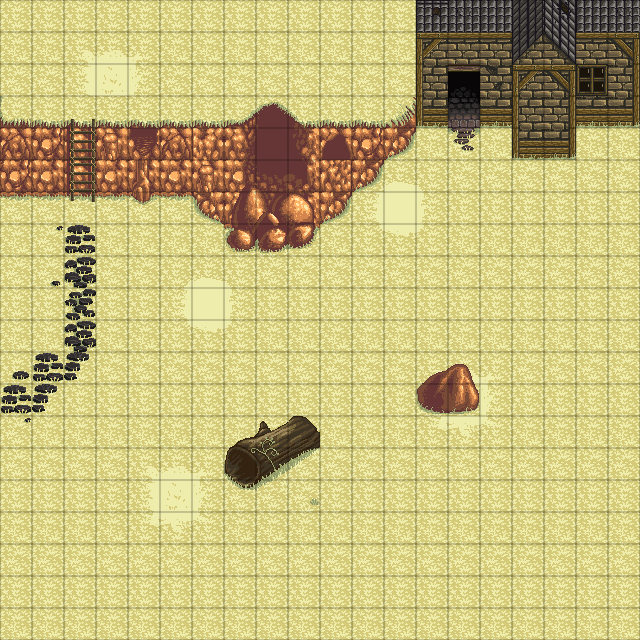

A level layout from a 2D game, rendered from its tile map. Below: a short description, then the map file with tile-grid data replaced by summaries:
An orthogonal 20x20 tile map with 32x32 px tiles, 3 tile layers (Grass, Layer2, Grid), 1 hidden layer not drawn, 5 tilesets and 17 objects.

<map version="1.0" orientation="orthogonal" renderorder="right-down" width="20" height="20" tilewidth="32" tileheight="32">
 <tileset firstgid="1" name="hyptosis_tile-art-batch-1" tilewidth="32" tileheight="32">
  <image source="hyptosis_tile-art-batch-1.png" trans="ff00ff" width="960" height="960" />
 </tileset>
 <tileset firstgid="901" name="hyptosis_til-art-batch-2" tilewidth="32" tileheight="32">
  <image source="hyptosis_til-art-batch-2.png" trans="ff00ff" width="960" height="960" />
 </tileset>
 <tileset firstgid="1801" name="hyptosis_tile-art-batch-3" tilewidth="32" tileheight="32">
  <image source="hyptosis_tile-art-batch-3.png" trans="ff00ff" width="960" height="960" />
 </tileset>
 <tileset firstgid="2701" name="meta_tiles" tilewidth="32" tileheight="32">
  <image source="meta_tiles.png" trans="ff00ff" width="67" height="34" />
  <tile id="0">
   <properties>
    <property name="Collision" value="true" />
   </properties>
  </tile>
 </tileset>
 <tileset firstgid="2703" name="box" tilewidth="32" tileheight="32">
  <image source="box.png" trans="ff00ff" width="32" height="32" />
 </tileset>
 <layer name="Wall" width="20" height="20" visible="0">
  <data>[400 cells, 70 non-empty, 1 distinct tile ids]</data>
 </layer>
 <layer name="Grass" width="20" height="20">
  <data>[400 cells, 400 non-empty, 21 distinct tile ids]</data>
 </layer>
 <objectgroup name="object" visible="0">
  <object x="0" y="128" width="64" height="64" />
  <object x="96" y="128" width="256" height="64" />
  <object x="192" y="192" width="160" height="32" />
  <object x="224" y="224" width="96" height="32" />
  <object x="352" y="128" width="32" height="64" />
  <object x="384" y="128" width="32" height="32" />
  <object x="416" y="0" width="32" height="128" />
  <object x="448" y="0" width="192" height="64" />
  <object x="480" y="64" width="160" height="64" />
  <object x="512" y="128" width="64" height="32" />
  <object x="416" y="384" width="64" height="32" />
  <object x="224" y="448" width="64" height="32" />
  <object x="256" y="416" width="64" height="32" />
  <object x="256" y="96" width="32" height="32" />
  <object x="448" y="64" width="32" height="64" />
  <object x="416" y="352" width="32" height="32" />
  <object x="448" y="352" width="32" height="32" />
 </objectgroup>
 <layer name="Layer2" width="20" height="20">
  <data>[400 cells, 108 non-empty, 74 distinct tile ids]</data>
 </layer>
 <layer name="Grid" width="20" height="20">
  <data>[400 cells, 400 non-empty, 1 distinct tile ids]</data>
 </layer>
</map>
